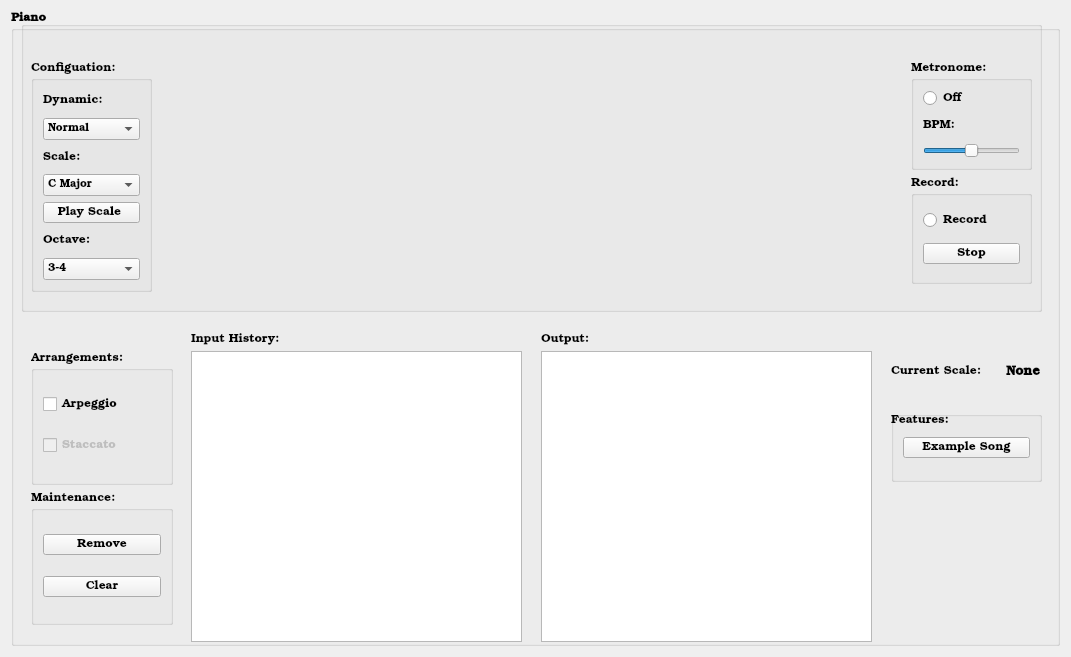
<?xml version="1.0" encoding="UTF-8"?>
<ui version="4.0">
 <class>pianowidget</class>
 <widget class="QWidget" name="pianowidget">
  <property name="geometry">
   <rect>
    <x>0</x>
    <y>0</y>
    <width>1071</width>
    <height>657</height>
   </rect>
  </property>
  <property name="windowTitle">
   <string>pianowidget</string>
  </property>
  <layout class="QHBoxLayout" name="horizontalLayout">
   <item>
    <widget class="QGroupBox" name="pianoInterfaceBox">
     <property name="font">
      <font>
       <family>URW Bookman</family>
       <weight>75</weight>
       <bold>true</bold>
      </font>
     </property>
     <property name="title">
      <string>Piano</string>
     </property>
     <property name="alignment">
      <set>Qt::AlignLeading|Qt::AlignLeft|Qt::AlignTop</set>
     </property>
     <widget class="QPushButton" name="C">
      <property name="geometry">
       <rect>
        <x>160</x>
        <y>57</y>
        <width>51</width>
        <height>223</height>
       </rect>
      </property>
      <property name="font">
       <font>
        <family>Ubuntu</family>
        <weight>50</weight>
        <bold>false</bold>
       </font>
      </property>
      <property name="text">
       <string/>
      </property>
      <property name="flat">
       <bool>true</bool>
      </property>
     </widget>
     <widget class="QPushButton" name="CS">
      <property name="geometry">
       <rect>
        <x>199</x>
        <y>57</y>
        <width>27</width>
        <height>128</height>
       </rect>
      </property>
      <property name="font">
       <font>
        <family>Ubuntu</family>
        <weight>50</weight>
        <bold>false</bold>
       </font>
      </property>
      <property name="text">
       <string/>
      </property>
      <property name="flat">
       <bool>true</bool>
      </property>
     </widget>
     <widget class="QPushButton" name="D">
      <property name="geometry">
       <rect>
        <x>213</x>
        <y>57</y>
        <width>51</width>
        <height>223</height>
       </rect>
      </property>
      <property name="font">
       <font>
        <family>Ubuntu</family>
        <weight>50</weight>
        <bold>false</bold>
       </font>
      </property>
      <property name="text">
       <string/>
      </property>
      <property name="flat">
       <bool>true</bool>
      </property>
     </widget>
     <widget class="QPushButton" name="E">
      <property name="geometry">
       <rect>
        <x>262</x>
        <y>57</y>
        <width>53</width>
        <height>223</height>
       </rect>
      </property>
      <property name="font">
       <font>
        <family>Ubuntu</family>
        <weight>50</weight>
        <bold>false</bold>
       </font>
      </property>
      <property name="text">
       <string/>
      </property>
      <property name="flat">
       <bool>true</bool>
      </property>
     </widget>
     <widget class="QPushButton" name="F">
      <property name="geometry">
       <rect>
        <x>314</x>
        <y>57</y>
        <width>52</width>
        <height>223</height>
       </rect>
      </property>
      <property name="font">
       <font>
        <family>Ubuntu</family>
        <weight>50</weight>
        <bold>false</bold>
       </font>
      </property>
      <property name="text">
       <string/>
      </property>
      <property name="flat">
       <bool>true</bool>
      </property>
     </widget>
     <widget class="QPushButton" name="G">
      <property name="geometry">
       <rect>
        <x>367</x>
        <y>57</y>
        <width>48</width>
        <height>223</height>
       </rect>
      </property>
      <property name="font">
       <font>
        <family>Ubuntu</family>
        <weight>50</weight>
        <bold>false</bold>
       </font>
      </property>
      <property name="text">
       <string/>
      </property>
      <property name="flat">
       <bool>true</bool>
      </property>
     </widget>
     <widget class="QPushButton" name="A">
      <property name="geometry">
       <rect>
        <x>418</x>
        <y>57</y>
        <width>51</width>
        <height>223</height>
       </rect>
      </property>
      <property name="font">
       <font>
        <family>Ubuntu</family>
        <weight>50</weight>
        <bold>false</bold>
       </font>
      </property>
      <property name="text">
       <string/>
      </property>
      <property name="flat">
       <bool>true</bool>
      </property>
     </widget>
     <widget class="QPushButton" name="B">
      <property name="geometry">
       <rect>
        <x>469</x>
        <y>57</y>
        <width>51</width>
        <height>223</height>
       </rect>
      </property>
      <property name="font">
       <font>
        <family>Ubuntu</family>
        <weight>50</weight>
        <bold>false</bold>
       </font>
      </property>
      <property name="text">
       <string/>
      </property>
      <property name="flat">
       <bool>true</bool>
      </property>
     </widget>
     <widget class="QPushButton" name="C2">
      <property name="geometry">
       <rect>
        <x>520</x>
        <y>57</y>
        <width>51</width>
        <height>223</height>
       </rect>
      </property>
      <property name="font">
       <font>
        <family>Ubuntu</family>
        <weight>50</weight>
        <bold>false</bold>
       </font>
      </property>
      <property name="text">
       <string/>
      </property>
      <property name="flat">
       <bool>true</bool>
      </property>
     </widget>
     <widget class="QPushButton" name="D2">
      <property name="geometry">
       <rect>
        <x>571</x>
        <y>57</y>
        <width>51</width>
        <height>223</height>
       </rect>
      </property>
      <property name="font">
       <font>
        <family>Ubuntu</family>
        <weight>50</weight>
        <bold>false</bold>
       </font>
      </property>
      <property name="text">
       <string/>
      </property>
      <property name="flat">
       <bool>true</bool>
      </property>
     </widget>
     <widget class="QPushButton" name="E2">
      <property name="geometry">
       <rect>
        <x>623</x>
        <y>57</y>
        <width>51</width>
        <height>223</height>
       </rect>
      </property>
      <property name="font">
       <font>
        <family>Ubuntu</family>
        <weight>50</weight>
        <bold>false</bold>
       </font>
      </property>
      <property name="text">
       <string/>
      </property>
      <property name="flat">
       <bool>true</bool>
      </property>
     </widget>
     <widget class="QPushButton" name="F2">
      <property name="geometry">
       <rect>
        <x>673</x>
        <y>57</y>
        <width>52</width>
        <height>223</height>
       </rect>
      </property>
      <property name="font">
       <font>
        <family>Ubuntu</family>
        <weight>50</weight>
        <bold>false</bold>
       </font>
      </property>
      <property name="text">
       <string/>
      </property>
      <property name="flat">
       <bool>true</bool>
      </property>
     </widget>
     <widget class="QPushButton" name="G2">
      <property name="geometry">
       <rect>
        <x>725</x>
        <y>57</y>
        <width>51</width>
        <height>223</height>
       </rect>
      </property>
      <property name="font">
       <font>
        <family>Ubuntu</family>
        <weight>50</weight>
        <bold>false</bold>
       </font>
      </property>
      <property name="text">
       <string/>
      </property>
      <property name="flat">
       <bool>true</bool>
      </property>
     </widget>
     <widget class="QPushButton" name="A2">
      <property name="geometry">
       <rect>
        <x>776</x>
        <y>57</y>
        <width>52</width>
        <height>223</height>
       </rect>
      </property>
      <property name="font">
       <font>
        <family>Ubuntu</family>
        <weight>50</weight>
        <bold>false</bold>
       </font>
      </property>
      <property name="text">
       <string/>
      </property>
      <property name="flat">
       <bool>true</bool>
      </property>
     </widget>
     <widget class="QPushButton" name="B2">
      <property name="geometry">
       <rect>
        <x>828</x>
        <y>57</y>
        <width>51</width>
        <height>223</height>
       </rect>
      </property>
      <property name="font">
       <font>
        <family>Ubuntu</family>
        <weight>50</weight>
        <bold>false</bold>
       </font>
      </property>
      <property name="text">
       <string/>
      </property>
      <property name="flat">
       <bool>true</bool>
      </property>
     </widget>
     <widget class="QPushButton" name="DS">
      <property name="geometry">
       <rect>
        <x>250</x>
        <y>57</y>
        <width>27</width>
        <height>128</height>
       </rect>
      </property>
      <property name="font">
       <font>
        <family>Ubuntu</family>
        <weight>50</weight>
        <bold>false</bold>
       </font>
      </property>
      <property name="text">
       <string/>
      </property>
      <property name="flat">
       <bool>true</bool>
      </property>
     </widget>
     <widget class="QPushButton" name="FS">
      <property name="geometry">
       <rect>
        <x>352</x>
        <y>57</y>
        <width>27</width>
        <height>128</height>
       </rect>
      </property>
      <property name="font">
       <font>
        <family>Ubuntu</family>
        <weight>50</weight>
        <bold>false</bold>
       </font>
      </property>
      <property name="text">
       <string/>
      </property>
      <property name="flat">
       <bool>true</bool>
      </property>
     </widget>
     <widget class="QPushButton" name="GS">
      <property name="geometry">
       <rect>
        <x>403</x>
        <y>57</y>
        <width>27</width>
        <height>128</height>
       </rect>
      </property>
      <property name="font">
       <font>
        <family>Ubuntu</family>
        <weight>50</weight>
        <bold>false</bold>
       </font>
      </property>
      <property name="text">
       <string/>
      </property>
      <property name="flat">
       <bool>true</bool>
      </property>
     </widget>
     <widget class="QPushButton" name="AS">
      <property name="geometry">
       <rect>
        <x>455</x>
        <y>57</y>
        <width>27</width>
        <height>128</height>
       </rect>
      </property>
      <property name="font">
       <font>
        <family>Ubuntu</family>
        <weight>50</weight>
        <bold>false</bold>
       </font>
      </property>
      <property name="text">
       <string/>
      </property>
      <property name="flat">
       <bool>true</bool>
      </property>
     </widget>
     <widget class="QPushButton" name="CS2">
      <property name="geometry">
       <rect>
        <x>558</x>
        <y>57</y>
        <width>27</width>
        <height>128</height>
       </rect>
      </property>
      <property name="font">
       <font>
        <family>Ubuntu</family>
        <weight>50</weight>
        <bold>false</bold>
       </font>
      </property>
      <property name="text">
       <string/>
      </property>
      <property name="flat">
       <bool>true</bool>
      </property>
     </widget>
     <widget class="QPushButton" name="DS2">
      <property name="geometry">
       <rect>
        <x>609</x>
        <y>57</y>
        <width>27</width>
        <height>128</height>
       </rect>
      </property>
      <property name="font">
       <font>
        <family>Ubuntu</family>
        <weight>50</weight>
        <bold>false</bold>
       </font>
      </property>
      <property name="text">
       <string/>
      </property>
      <property name="flat">
       <bool>true</bool>
      </property>
     </widget>
     <widget class="QPushButton" name="FS2">
      <property name="geometry">
       <rect>
        <x>712</x>
        <y>57</y>
        <width>27</width>
        <height>128</height>
       </rect>
      </property>
      <property name="font">
       <font>
        <family>Ubuntu</family>
        <weight>50</weight>
        <bold>false</bold>
       </font>
      </property>
      <property name="text">
       <string/>
      </property>
      <property name="flat">
       <bool>true</bool>
      </property>
     </widget>
     <widget class="QPushButton" name="GS2">
      <property name="geometry">
       <rect>
        <x>763</x>
        <y>57</y>
        <width>27</width>
        <height>128</height>
       </rect>
      </property>
      <property name="font">
       <font>
        <family>Ubuntu</family>
        <weight>50</weight>
        <bold>false</bold>
       </font>
      </property>
      <property name="text">
       <string/>
      </property>
      <property name="flat">
       <bool>true</bool>
      </property>
     </widget>
     <widget class="QPushButton" name="AS2">
      <property name="geometry">
       <rect>
        <x>814</x>
        <y>57</y>
        <width>27</width>
        <height>128</height>
       </rect>
      </property>
      <property name="font">
       <font>
        <family>Ubuntu</family>
        <weight>50</weight>
        <bold>false</bold>
       </font>
      </property>
      <property name="text">
       <string/>
      </property>
      <property name="flat">
       <bool>true</bool>
      </property>
     </widget>
     <widget class="QLabel" name="piano">
      <property name="geometry">
       <rect>
        <x>160</x>
        <y>-10</y>
        <width>720</width>
        <height>360</height>
       </rect>
      </property>
      <property name="autoFillBackground">
       <bool>false</bool>
      </property>
      <property name="text">
       <string/>
      </property>
      <property name="pixmap">
       <pixmap resource="assets.qrc">:/piano/piano.webp</pixmap>
      </property>
      <property name="scaledContents">
       <bool>true</bool>
      </property>
      <property name="textInteractionFlags">
       <set>Qt::NoTextInteraction</set>
      </property>
     </widget>
     <widget class="QGroupBox" name="groupBox">
      <property name="geometry">
       <rect>
        <x>10</x>
        <y>10</y>
        <width>1021</width>
        <height>291</height>
       </rect>
      </property>
      <property name="title">
       <string/>
      </property>
      <widget class="QGroupBox" name="pianoModBox">
       <property name="geometry">
        <rect>
         <x>10</x>
         <y>40</y>
         <width>121</width>
         <height>231</height>
        </rect>
       </property>
       <property name="font">
        <font>
         <family>Sans</family>
         <pointsize>9</pointsize>
         <weight>50</weight>
         <bold>false</bold>
        </font>
       </property>
       <property name="title">
        <string>Configuation:</string>
       </property>
       <layout class="QVBoxLayout" name="verticalLayout_5">
        <item>
         <layout class="QVBoxLayout" name="verticalLayout_4">
          <item>
           <layout class="QVBoxLayout" name="verticalLayout">
            <item>
             <widget class="QLabel" name="label">
              <property name="font">
               <font>
                <family>Sans</family>
                <pointsize>9</pointsize>
                <weight>50</weight>
                <bold>false</bold>
               </font>
              </property>
              <property name="text">
               <string>Dynamic:</string>
              </property>
             </widget>
            </item>
            <item>
             <widget class="QComboBox" name="dynamicCombo">
              <property name="font">
               <font>
                <family>Sans</family>
                <pointsize>8</pointsize>
                <weight>50</weight>
                <bold>false</bold>
               </font>
              </property>
              <item>
               <property name="text">
                <string>Normal</string>
               </property>
              </item>
              <item>
               <property name="text">
                <string>Forte</string>
               </property>
              </item>
              <item>
               <property name="text">
                <string>Piano</string>
               </property>
              </item>
             </widget>
            </item>
           </layout>
          </item>
          <item>
           <layout class="QVBoxLayout" name="verticalLayout_2">
            <item>
             <widget class="QLabel" name="label_2">
              <property name="font">
               <font>
                <family>Sans</family>
                <pointsize>9</pointsize>
                <weight>50</weight>
                <bold>false</bold>
               </font>
              </property>
              <property name="text">
               <string>Scale:</string>
              </property>
             </widget>
            </item>
            <item>
             <widget class="QComboBox" name="ambiguationCombo">
              <property name="font">
               <font>
                <family>Sans</family>
                <pointsize>8</pointsize>
                <weight>50</weight>
                <bold>false</bold>
               </font>
              </property>
              <item>
               <property name="text">
                <string>C Major</string>
               </property>
              </item>
              <item>
               <property name="text">
                <string>Db Major</string>
               </property>
              </item>
              <item>
               <property name="text">
                <string>D Major</string>
               </property>
              </item>
              <item>
               <property name="text">
                <string>Eb Major</string>
               </property>
              </item>
              <item>
               <property name="text">
                <string>E Major</string>
               </property>
              </item>
              <item>
               <property name="text">
                <string>F Major</string>
               </property>
              </item>
              <item>
               <property name="text">
                <string>Gb Major</string>
               </property>
              </item>
              <item>
               <property name="text">
                <string>G Major</string>
               </property>
              </item>
              <item>
               <property name="text">
                <string>Ab Major</string>
               </property>
              </item>
              <item>
               <property name="text">
                <string>A Major</string>
               </property>
              </item>
              <item>
               <property name="text">
                <string>Bb Major</string>
               </property>
              </item>
              <item>
               <property name="text">
                <string>B Major</string>
               </property>
              </item>
              <item>
               <property name="text">
                <string>C Minor</string>
               </property>
              </item>
              <item>
               <property name="text">
                <string>C# Minor</string>
               </property>
              </item>
              <item>
               <property name="text">
                <string>D Minor</string>
               </property>
              </item>
              <item>
               <property name="text">
                <string>Eb Minor</string>
               </property>
              </item>
              <item>
               <property name="text">
                <string>E Minor</string>
               </property>
              </item>
              <item>
               <property name="text">
                <string>F Minor</string>
               </property>
              </item>
              <item>
               <property name="text">
                <string>F# Minor</string>
               </property>
              </item>
              <item>
               <property name="text">
                <string>G Minor</string>
               </property>
              </item>
              <item>
               <property name="text">
                <string>G# Minor</string>
               </property>
              </item>
              <item>
               <property name="text">
                <string>A Minor</string>
               </property>
              </item>
              <item>
               <property name="text">
                <string>Bb Minor</string>
               </property>
              </item>
              <item>
               <property name="text">
                <string>B Minor</string>
               </property>
              </item>
             </widget>
            </item>
           </layout>
          </item>
          <item>
           <widget class="QPushButton" name="scalePlayButton">
            <property name="text">
             <string>Play Scale </string>
            </property>
           </widget>
          </item>
          <item>
           <layout class="QVBoxLayout" name="verticalLayout_3">
            <item>
             <widget class="QLabel" name="label_3">
              <property name="font">
               <font>
                <family>Sans</family>
                <pointsize>9</pointsize>
                <weight>50</weight>
                <bold>false</bold>
               </font>
              </property>
              <property name="text">
               <string>Octave:</string>
              </property>
             </widget>
            </item>
            <item>
             <widget class="QComboBox" name="octaveCombo">
              <property name="font">
               <font>
                <family>Sans</family>
                <pointsize>8</pointsize>
                <weight>50</weight>
                <bold>false</bold>
               </font>
              </property>
              <property name="currentIndex">
               <number>2</number>
              </property>
              <item>
               <property name="text">
                <string>0</string>
               </property>
              </item>
              <item>
               <property name="text">
                <string>1-2</string>
               </property>
              </item>
              <item>
               <property name="text">
                <string>3-4</string>
               </property>
              </item>
              <item>
               <property name="text">
                <string>5-6</string>
               </property>
              </item>
              <item>
               <property name="text">
                <string>7-8</string>
               </property>
              </item>
             </widget>
            </item>
           </layout>
          </item>
         </layout>
        </item>
       </layout>
      </widget>
      <widget class="QWidget" name="layoutWidget">
       <property name="geometry">
        <rect>
         <x>890</x>
         <y>40</y>
         <width>121</width>
         <height>223</height>
        </rect>
       </property>
       <layout class="QVBoxLayout" name="verticalLayout_6">
        <item>
         <widget class="QGroupBox" name="metronomeBox">
          <property name="font">
           <font>
            <family>Sans</family>
            <pointsize>9</pointsize>
            <weight>50</weight>
            <bold>false</bold>
           </font>
          </property>
          <property name="title">
           <string>Metronome:</string>
          </property>
          <layout class="QVBoxLayout" name="verticalLayout_8">
           <item>
            <widget class="QRadioButton" name="metronomeButton">
             <property name="font">
              <font>
               <family>Sans</family>
               <pointsize>9</pointsize>
               <weight>50</weight>
               <bold>false</bold>
              </font>
             </property>
             <property name="text">
              <string>Off</string>
             </property>
            </widget>
           </item>
           <item>
            <widget class="QLabel" name="bpmLabel">
             <property name="text">
              <string>BPM:</string>
             </property>
            </widget>
           </item>
           <item>
            <widget class="QSlider" name="bpmSlider">
             <property name="minimum">
              <number>1</number>
             </property>
             <property name="maximum">
              <number>120</number>
             </property>
             <property name="value">
              <number>60</number>
             </property>
             <property name="orientation">
              <enum>Qt::Horizontal</enum>
             </property>
            </widget>
           </item>
          </layout>
         </widget>
        </item>
        <item>
         <widget class="QGroupBox" name="metronomeBox_2">
          <property name="font">
           <font>
            <family>Sans</family>
            <pointsize>9</pointsize>
            <weight>50</weight>
            <bold>false</bold>
           </font>
          </property>
          <property name="title">
           <string>Record:</string>
          </property>
          <layout class="QVBoxLayout" name="verticalLayout_7">
           <item>
            <widget class="QRadioButton" name="recordButton">
             <property name="text">
              <string>Record</string>
             </property>
            </widget>
           </item>
           <item>
            <widget class="QPushButton" name="stopButton">
             <property name="text">
              <string>Stop</string>
             </property>
            </widget>
           </item>
          </layout>
         </widget>
        </item>
       </layout>
      </widget>
     </widget>
     <widget class="QListWidget" name="outputList">
      <property name="geometry">
       <rect>
        <x>530</x>
        <y>340</y>
        <width>331</width>
        <height>291</height>
       </rect>
      </property>
      <property name="font">
       <font>
        <family>Sans</family>
        <pointsize>9</pointsize>
        <weight>50</weight>
        <italic>true</italic>
        <bold>false</bold>
       </font>
      </property>
     </widget>
     <widget class="QListWidget" name="inputList">
      <property name="geometry">
       <rect>
        <x>180</x>
        <y>340</y>
        <width>331</width>
        <height>291</height>
       </rect>
      </property>
      <property name="font">
       <font>
        <family>Sans</family>
        <pointsize>10</pointsize>
        <weight>50</weight>
        <italic>true</italic>
        <bold>false</bold>
       </font>
      </property>
      <property name="selectionMode">
       <enum>QAbstractItemView::SingleSelection</enum>
      </property>
     </widget>
     <widget class="QLabel" name="inputHistoryLabel">
      <property name="geometry">
       <rect>
        <x>180</x>
        <y>320</y>
        <width>101</width>
        <height>17</height>
       </rect>
      </property>
      <property name="font">
       <font>
        <family>Sans</family>
        <pointsize>9</pointsize>
        <weight>50</weight>
        <bold>false</bold>
       </font>
      </property>
      <property name="text">
       <string>Input History:</string>
      </property>
     </widget>
     <widget class="QLabel" name="outputLabel">
      <property name="geometry">
       <rect>
        <x>530</x>
        <y>320</y>
        <width>67</width>
        <height>17</height>
       </rect>
      </property>
      <property name="font">
       <font>
        <family>Sans</family>
        <pointsize>9</pointsize>
        <weight>50</weight>
        <bold>false</bold>
       </font>
      </property>
      <property name="text">
       <string>Output:</string>
      </property>
     </widget>
     <widget class="QWidget" name="layoutWidget">
      <property name="geometry">
       <rect>
        <x>20</x>
        <y>340</y>
        <width>142</width>
        <height>274</height>
       </rect>
      </property>
      <layout class="QVBoxLayout" name="verticalLayout_15">
       <item>
        <layout class="QVBoxLayout" name="verticalLayout_11">
         <item>
          <widget class="QGroupBox" name="varBox">
           <property name="font">
            <font>
             <family>Sans</family>
             <pointsize>9</pointsize>
             <weight>50</weight>
             <bold>false</bold>
            </font>
           </property>
           <property name="title">
            <string>Arrangements:</string>
           </property>
           <layout class="QVBoxLayout" name="verticalLayout_14">
            <item>
             <widget class="QCheckBox" name="arpeggioCheck">
              <property name="text">
               <string>Arpeggio</string>
              </property>
             </widget>
            </item>
            <item>
             <widget class="QCheckBox" name="checkStaccato">
              <property name="enabled">
               <bool>false</bool>
              </property>
              <property name="text">
               <string>Staccato</string>
              </property>
             </widget>
            </item>
           </layout>
          </widget>
         </item>
        </layout>
       </item>
       <item>
        <layout class="QVBoxLayout" name="verticalLayout_13">
         <item>
          <widget class="QGroupBox" name="groupBox_2">
           <property name="font">
            <font>
             <family>Sans</family>
             <pointsize>9</pointsize>
             <weight>50</weight>
             <bold>false</bold>
            </font>
           </property>
           <property name="title">
            <string>Maintenance:</string>
           </property>
           <layout class="QVBoxLayout" name="verticalLayout_12">
            <item>
             <widget class="QPushButton" name="removeButton">
              <property name="text">
               <string>Remove</string>
              </property>
             </widget>
            </item>
            <item>
             <widget class="QPushButton" name="clearButton">
              <property name="font">
               <font>
                <family>Sans</family>
                <pointsize>9</pointsize>
                <weight>50</weight>
                <bold>false</bold>
               </font>
              </property>
              <property name="text">
               <string>Clear</string>
              </property>
             </widget>
            </item>
           </layout>
          </widget>
         </item>
        </layout>
       </item>
      </layout>
     </widget>
     <widget class="QWidget" name="layoutWidget">
      <property name="geometry">
       <rect>
        <x>880</x>
        <y>340</y>
        <width>149</width>
        <height>41</height>
       </rect>
      </property>
      <layout class="QHBoxLayout" name="horizontalLayout_2">
       <item>
        <widget class="QLabel" name="currentScaleLabel">
         <property name="font">
          <font>
           <family>Sans</family>
           <pointsize>9</pointsize>
           <weight>50</weight>
           <bold>false</bold>
          </font>
         </property>
         <property name="text">
          <string>Current Scale:</string>
         </property>
        </widget>
       </item>
       <item>
        <spacer name="horizontalSpacer">
         <property name="orientation">
          <enum>Qt::Horizontal</enum>
         </property>
         <property name="sizeHint" stdset="0">
          <size>
           <width>40</width>
           <height>20</height>
          </size>
         </property>
        </spacer>
       </item>
       <item>
        <widget class="QLabel" name="scaleLabelOutput">
         <property name="font">
          <font>
           <family>Sans</family>
           <pointsize>10</pointsize>
           <weight>75</weight>
           <bold>true</bold>
          </font>
         </property>
         <property name="text">
          <string>None</string>
         </property>
        </widget>
       </item>
      </layout>
     </widget>
     <widget class="QLabel" name="label_4">
      <property name="geometry">
       <rect>
        <x>880</x>
        <y>400</y>
        <width>125</width>
        <height>18</height>
       </rect>
      </property>
      <property name="font">
       <font>
        <family>Sans</family>
        <pointsize>9</pointsize>
        <weight>50</weight>
        <bold>false</bold>
       </font>
      </property>
      <property name="text">
       <string>Features:</string>
      </property>
     </widget>
     <widget class="QGroupBox" name="groupBox_3">
      <property name="geometry">
       <rect>
        <x>880</x>
        <y>400</y>
        <width>151</width>
        <height>71</height>
       </rect>
      </property>
      <property name="title">
       <string/>
      </property>
      <layout class="QVBoxLayout" name="verticalLayout_9">
       <item>
        <widget class="QPushButton" name="exampleSongWriter">
         <property name="font">
          <font>
           <family>Sans</family>
           <pointsize>9</pointsize>
           <weight>50</weight>
           <bold>false</bold>
          </font>
         </property>
         <property name="text">
          <string>Example Song</string>
         </property>
        </widget>
       </item>
      </layout>
     </widget>
     <zorder>layoutWidget</zorder>
     <zorder>layoutWidget</zorder>
     <zorder>groupBox</zorder>
     <zorder>piano</zorder>
     <zorder>B2</zorder>
     <zorder>A2</zorder>
     <zorder>G2</zorder>
     <zorder>F2</zorder>
     <zorder>E2</zorder>
     <zorder>C2</zorder>
     <zorder>D2</zorder>
     <zorder>B</zorder>
     <zorder>A</zorder>
     <zorder>G</zorder>
     <zorder>F</zorder>
     <zorder>E</zorder>
     <zorder>C</zorder>
     <zorder>D</zorder>
     <zorder>FS2</zorder>
     <zorder>GS2</zorder>
     <zorder>CS</zorder>
     <zorder>AS2</zorder>
     <zorder>DS2</zorder>
     <zorder>CS2</zorder>
     <zorder>AS</zorder>
     <zorder>GS</zorder>
     <zorder>FS</zorder>
     <zorder>DS</zorder>
     <zorder>inputList</zorder>
     <zorder>outputList</zorder>
     <zorder>inputHistoryLabel</zorder>
     <zorder>outputLabel</zorder>
     <zorder>label_4</zorder>
     <zorder></zorder>
    </widget>
   </item>
  </layout>
 </widget>
 <resources>
  <include location="assets.qrc"/>
 </resources>
 <connections/>
</ui>
